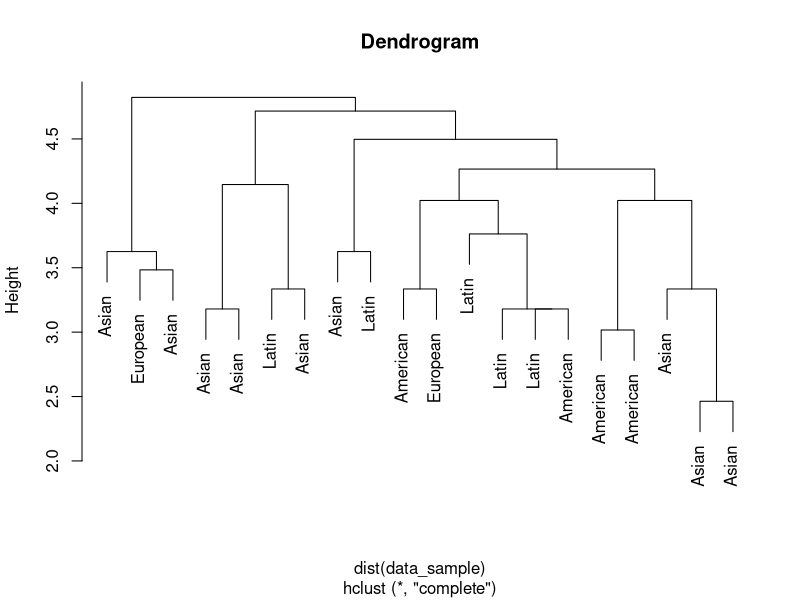

Here is the R script that generated this plot:


data = read.csv('RecipeData.csv')


## 1
set.seed(1001)

num_obs = nrow(data)
sample_obs = sample(num_obs, 20)
data_sample = data[sample_obs,]

hc.sample = hclust(dist(data_sample),method='complete')
hc.sample

plot(hc.sample, main='Dendrogram', labels=data_sample[,1])
cutree(hc.sample, k=2)

## 2
set.seed(12345)
data.X = data[,-1]
km.4 = kmeans(x=data.X, centers=4, nstart=20)
km.4

table(km.4$cluster, data$cuisine)


km.3 = kmeans(x=data.X, centers=3, nstart=20)
km.3

table(km.3$cluster, data$cuisine)




